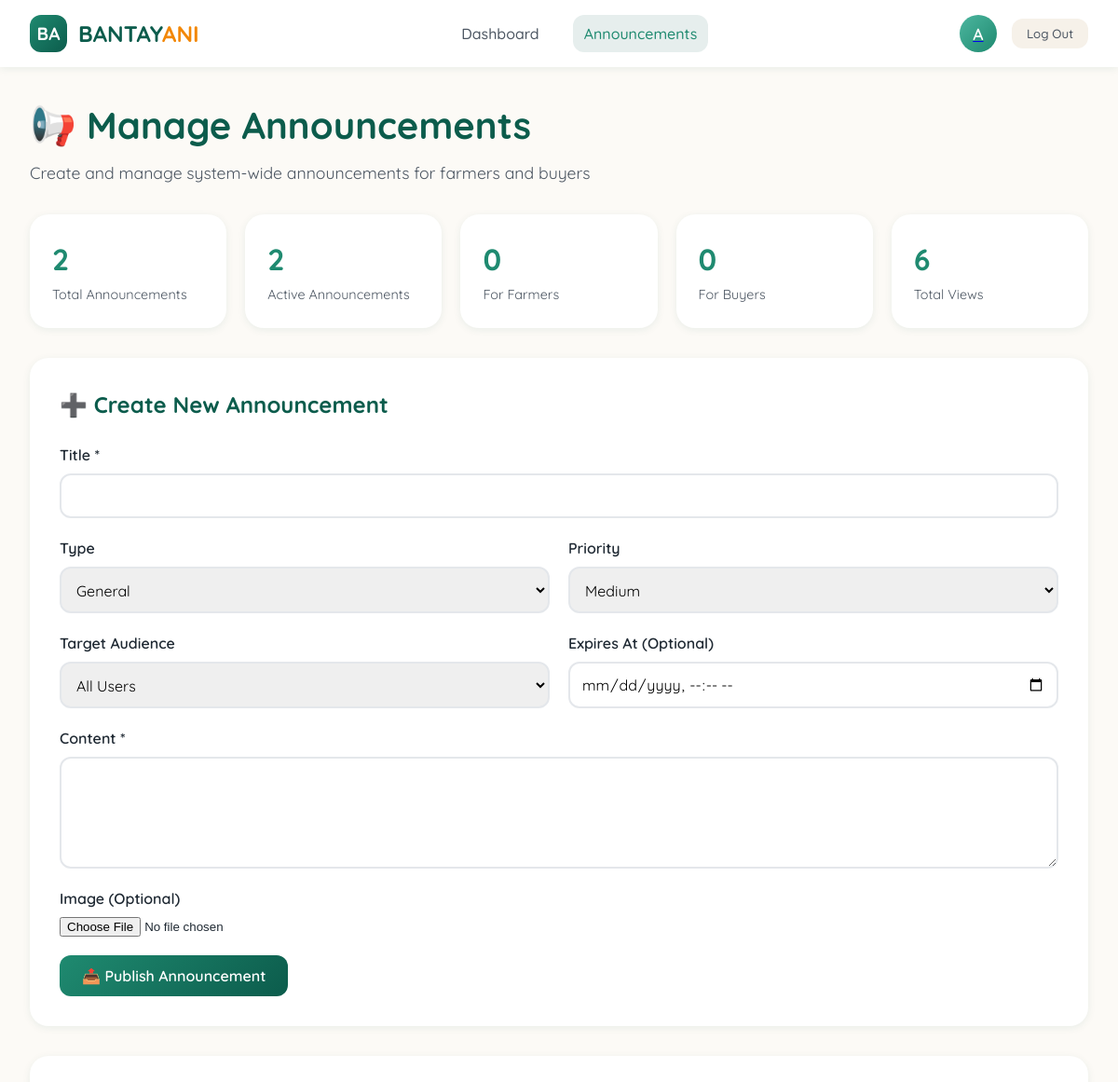
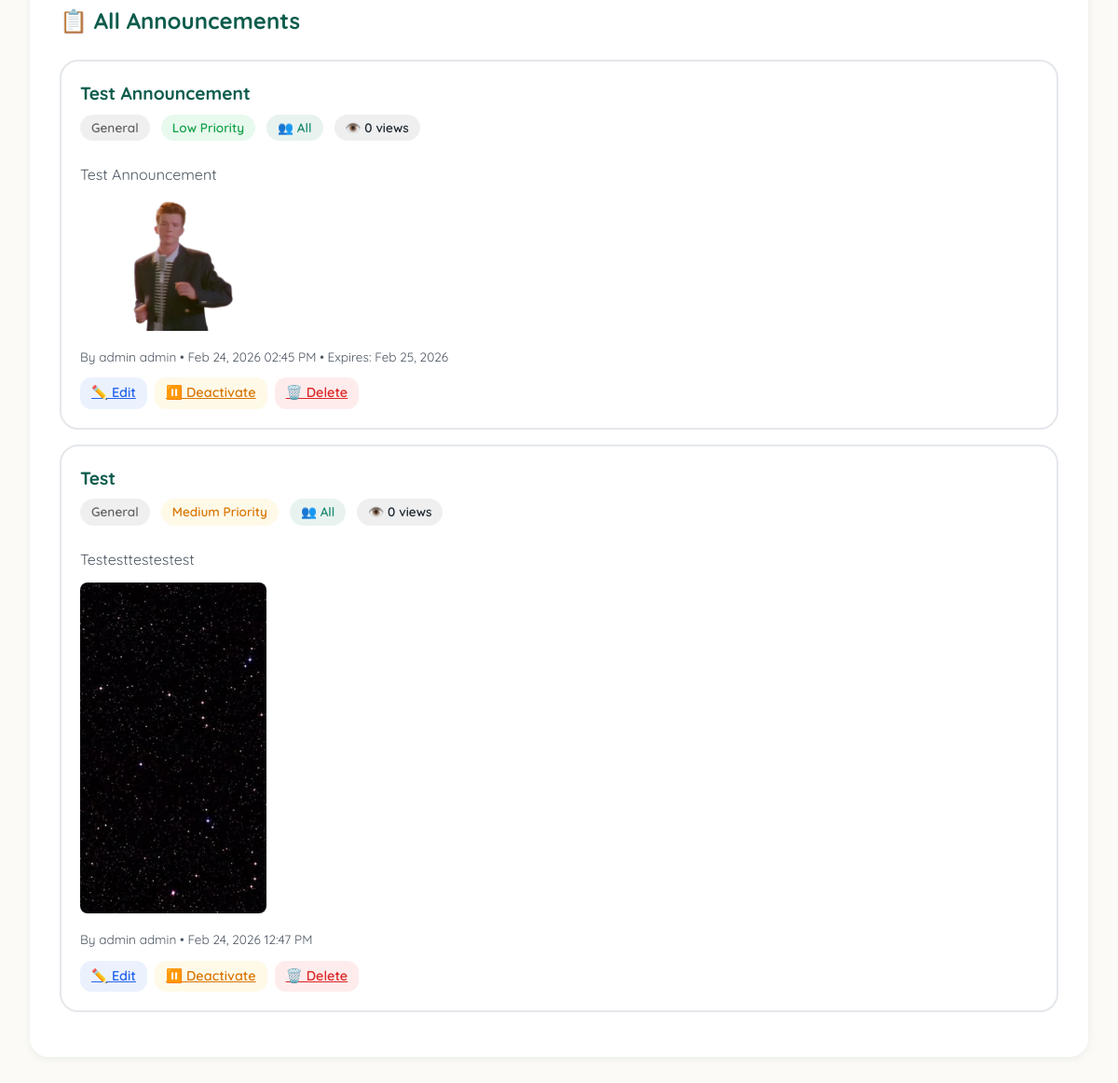
The app's page /admin/announcements.php (signed in) with its own data (2 pictures, top to bottom).
### tables this page shows
CREATE TABLE `announcements` (
  `announcement_id` int(11) NOT NULL,
  `title` varchar(255) NOT NULL,
  `content` text NOT NULL,
  `announcement_type` enum('General','Weather','System','Event','Alert') DEFAULT 'General',
  `priority` enum('Low','Medium','High','Urgent') DEFAULT 'Medium',
  `target_audience` enum('All','Farmers','Buyers') DEFAULT 'All',
  `created_by` int(11) NOT NULL,
  `created_at` timestamp NOT NULL DEFAULT current_timestamp(),
  `expires_at` datetime DEFAULT NULL,
  `is_active` tinyint(1) DEFAULT 1,
  `image_path` varchar(255) DEFAULT NULL,
  `views_count` int(11) DEFAULT 0
);

### admin/announcements.php (the view, shortened to what this page needs)
<?php
require_once __DIR__ . '/../includes/config.php';
$admin_id = $_SESSION['user_id'];
$admin_name = $_SESSION['first_name'];
$profile_img = null;
$stmt = $conn->prepare("SELECT img_path FROM users WHERE user_id = ?");
$stmt->bind_param("i", $admin_id);
$stmt->execute();
$stmt->bind_result($profile_img);
$edit_announcement = null;
$announcements_query = "
    SELECT a.*,
           CONCAT(u.first_name, ' ', u.last_name) as creator_name,
           (SELECT COUNT(*) FROM announcement_views WHERE announcement_id = a.announcement_id) as view_count
    FROM announcements a
    LEFT JOIN users u ON a.created_by = u.user_id
    ORDER BY a.created_at DESC
";
$announcements = $conn->query($announcements_query)->fetch_all(MYSQLI_ASSOC);
$stats_query = "
    SELECT
        COUNT(*) as total_announcements,
        SUM(CASE WHEN is_active = 1 THEN 1 ELSE 0 END) as active_announcements,
        SUM(CASE WHEN target_audience = 'Farmers' THEN 1 ELSE 0 END) as farmer_announcements,
        SUM(CASE WHEN target_audience = 'Buyers' THEN 1 ELSE 0 END) as buyer_announcements,
        SUM(views_count) as total_views
    FROM announcements
";
$stats = $conn->query($stats_query)->fetch_assoc();
?>
<!DOCTYPE html>
<html lang="en">
<head>
</head>
<body>
    <nav class="navbar">
        <div class="logo-container">
            <div class="logo">BA</div>
            <div class="logo-text">BANTAY<span>ANI</span></div>
        </div>
        <div class="nav-links">
            <a href="index.php" class="nav-link">Dashboard</a>
            <a href="announcements.php" class="nav-link active">Announcements</a>
        </div>
        <div class="user-menu">
            <?php
                $profile_img = trim($profile_img ?? '');
                $absolute_path = $_SERVER['DOCUMENT_ROOT'] . '/bantayani/' . $profile_img;
                $public_path   = '/bantayani/' . $profile_img;
            ?>
            <a href="../user/profile.php" title="View Profile">
                <div class="user-avatar">
                    <?php if (!empty($profile_img) && file_exists($absolute_path)): ?>
                        <img src="<?= htmlspecialchars($public_path) ?>"
                             alt="Profile"
                             style="width:100%; height:100%; object-fit:cover; border-radius:50%;">
                    <?php else: ?>
                        <?= strtoupper(substr($admin_name, 0, 1)) ?>
                    <?php endif; ?>
                </div>
            </a>
            <form method="GET" style="display:inline;">
                <button type="submit" name="logout" value="1" class="logout-btn">
                    Log Out
                </button>
            </form>
        </div>
    </nav>
    <div class="container">
        <div class="page-header">
            <h1>📢 Manage Announcements</h1>
            <p>Create and manage system-wide announcements for farmers and buyers</p>
        </div>
        <div class="stats-grid">
            <div class="stat-card">
                <div class="stat-value"><?= $stats['total_announcements'] ?? 0 ?></div>
                <div class="stat-label">Total Announcements</div>
            </div>
            <div class="stat-card">
                <div class="stat-value"><?= $stats['active_announcements'] ?? 0 ?></div>
                <div class="stat-label">Active Announcements</div>
            </div>
            <div class="stat-card">
                <div class="stat-value"><?= $stats['farmer_announcements'] ?? 0 ?></div>
                <div class="stat-label">For Farmers</div>
            </div>
            <div class="stat-card">
                <div class="stat-value"><?= $stats['buyer_announcements'] ?? 0 ?></div>
                <div class="stat-label">For Buyers</div>
            </div>
            <div class="stat-card">
                <div class="stat-value"><?= $stats['total_views'] ?? 0 ?></div>
                <div class="stat-label">Total Views</div>
            </div>
        </div>
        <div class="form-section">
            <h2><?= $edit_announcement ? '✏️ Edit Announcement' : '➕ Create New Announcement' ?></h2>
            <form method="POST" enctype="multipart/form-data">
                <div class="form-grid">
                    <div class="form-group full-width">
                        <label for="title">Title *</label>
                        <input type="text" id="title" name="title"
                               value="<?= htmlspecialchars($edit_announcement['title'] ?? '') ?>"
                               required>
                    </div>
                    <div class="form-group">
                        <label for="announcement_type">Type</label>
                        <select id="announcement_type" name="announcement_type">
                            <option value="General" <?= ($edit_announcement['announcement_type'] ?? '') === 'General' ? 'selected' : '' ?>>General</option>
                        </select>
                    </div>
                    <div class="form-group">
                        <label for="priority">Priority</label>
                        <select id="priority" name="priority">
                            <option value="Medium" <?= ($edit_announcement['priority'] ?? 'Medium') === 'Medium' ? 'selected' : '' ?>>Medium</option>
                        </select>
                    </div>
                    <div class="form-group">
                        <label for="target_audience">Target Audience</label>
                        <select id="target_audience" name="target_audience">
                            <option value="All" <?= ($edit_announcement['target_audience'] ?? 'All') === 'All' ? 'selected' : '' ?>>All Users</option>
                        </select>
                    </div>
                    <div class="form-group">
                        <label for="expires_at">Expires At (Optional)</label>
                        <input type="datetime-local" id="expires_at" name="expires_at"
                               value="<?= !empty($edit_announcement['expires_at']) ? date('Y-m-d\TH:i', strtotime($edit_announcement['expires_at'])) : '' ?>">
                    </div>
                    <div class="form-group full-width">
                        <label for="content">Content *</label>
                        <textarea id="content" name="content" required><?= htmlspecialchars($edit_announcement['content'] ?? '') ?></textarea>
                    </div>
                    <div class="form-group full-width">
                        <label for="announcement_image">Image (Optional)</label>
                        <input type="file" id="announcement_image" name="announcement_image" accept="image/*">
                    </div>
                </div>
                <div style="display: flex; gap: 12px;">
                    <button type="submit" class="btn btn-primary">
                        <?= $edit_announcement ? '💾 Update Announcement' : '📤 Publish Announcement' ?>
                    </button>
                </div>
            </form>
        </div>
        <div class="announcements-list">
            <h2>📋 All Announcements</h2>
            <?php if (empty($announcements)): ?>
                <p style="text-align: center; color: var(--text-light); padding: 40px;">
                    No announcements yet. Create your first announcement above!
                </p>
            <?php else: ?>
                <?php foreach ($announcements as $announcement): ?>
                    <div class="announcement-item <?= $announcement['is_active'] ? '' : 'inactive' ?>">
                        <div class="announcement-header">
                            <div style="flex: 1;">
                                <div class="announcement-title">
                                    <?= htmlspecialchars($announcement['title']) ?>
                                </div>
                                <div class="announcement-meta">
                                    <span class="badge badge-<?= strtolower($announcement['announcement_type']) ?>">
                                        <?= $announcement['announcement_type'] ?>
                                    </span>
                                    <span class="badge badge-<?= strtolower($announcement['priority']) ?>">
                                        <?= $announcement['priority'] ?> Priority
                                    </span>
                                    <span class="badge badge-<?= strtolower($announcement['target_audience']) ?>">
                                        👥 <?= $announcement['target_audience'] ?>
                                    </span>
                                    <span class="badge" style="background: rgba(100, 100, 100, 0.1);">
                                        👁️ <?= $announcement['view_count'] ?> views
                                    </span>
                                </div>
                            </div>
                        </div>
                        <div class="announcement-content">
                            <?= nl2br(htmlspecialchars(substr($announcement['content'], 0, 200))) ?>
                        </div>
                        <?php if (!empty($announcement['image_path'])): ?>
                            <div style="margin-bottom: 12px;">
                                <img src="../<?= htmlspecialchars($announcement['image_path']) ?>"
                                     style="max-width: 200px; border-radius: 8px;" alt="Announcement image">
                            </div>
                        <?php endif; ?>
                        <div style="font-size: 0.85rem; color: var(--text-light); margin-bottom: 12px;">
                            By <?= htmlspecialchars($announcement['creator_name']) ?> •
                            <?= date('M d, Y h:i A', strtotime($announcement['created_at'])) ?>
                            <?php if ($announcement['expires_at']): ?>
                                • Expires: <?= date('M d, Y', strtotime($announcement['expires_at'])) ?>
                            <?php endif; ?>
                        </div>
                        <div class="announcement-actions">
                            <a href="?edit=<?= $announcement['announcement_id'] ?>" class="btn btn-sm btn-edit">
                                ✏️ Edit
                            </a>
                            <a href="?toggle=<?= $announcement['announcement_id'] ?>"
                               class="btn btn-sm btn-toggle"
                               onclick="return confirm('Toggle announcement status?')">
                                <?= $announcement['is_active'] ? '⏸️ Deactivate' : '▶️ Activate' ?>
                            </a>
                            <a href="?delete=<?= $announcement['announcement_id'] ?>"
                               class="btn btn-sm btn-delete"
                               onclick="return confirm('Are you sure you want to delete this announcement?')">
                                🗑️ Delete
                            </a>
                        </div>
                    </div>
                <?php endforeach; ?>
            <?php endif; ?>
        </div>
    </div>
</body>
</html>

### records on screen
announcements: title "Test Announcement", announcement_type "General", priority "Low", target_audience "All", view_count "0", content "Test Announcement", image_path (picture), creator_name "admin admin", created_at "Feb 24, 2026 02:45 PM", expires_at "Feb 25, 2026", is_active "⏸️ Deactivate"
announcements: title "Test", announcement_type "General", priority "Medium", target_audience "All", view_count "0", content "Testesttestestest", image_path (picture), creator_name "admin admin", created_at "Feb 24, 2026 12:47 PM", is_active "⏸️ Deactivate"

### other values on screen
substr($admin_name, 0, 1) "A"
$stats['total_announcements'] "2"
$stats['active_announcements'] "2"
$stats['farmer_announcements'] "0"
$stats['buyer_announcements'] "0"
$stats['total_views'] "6"
